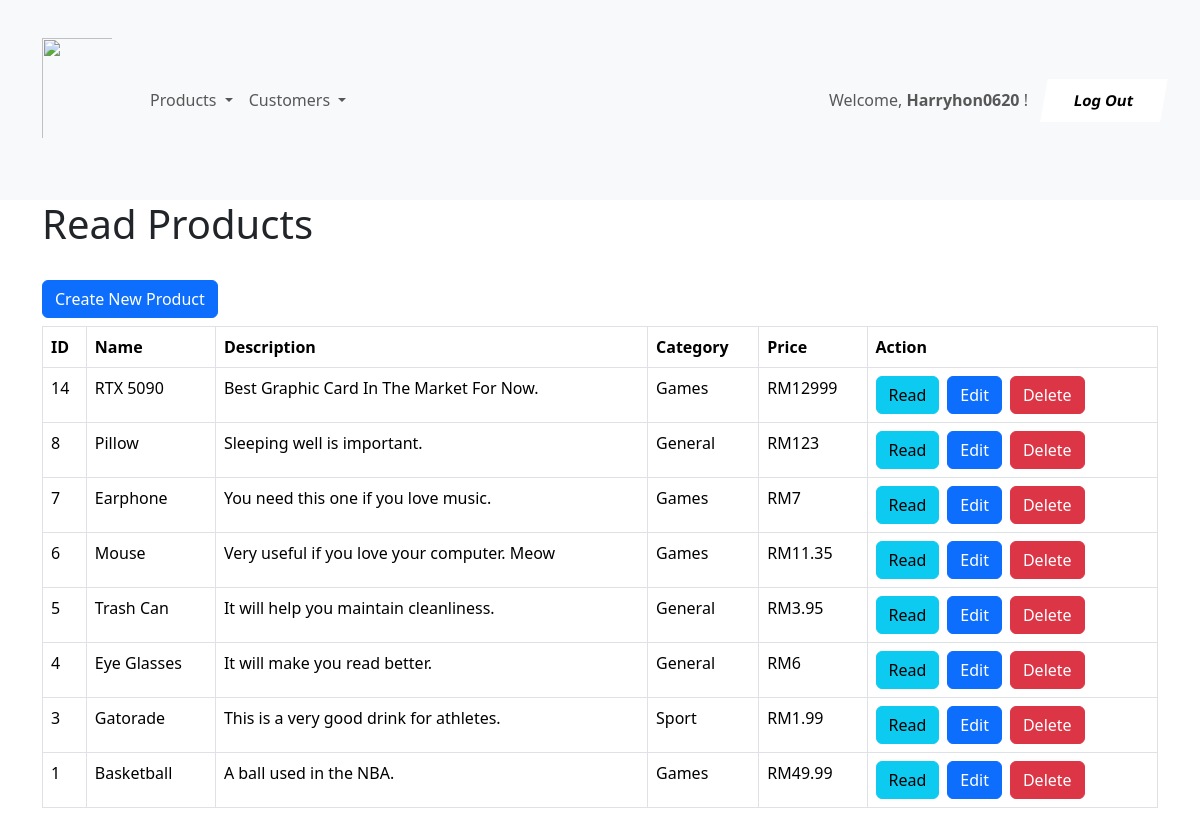
The app's page /shop/product_listing.php (signed in) with its own data.
### tables this page shows
CREATE TABLE IF NOT EXISTS `products` (
  `id` int NOT NULL AUTO_INCREMENT,
  `name` varchar(128) NOT NULL,
  `description` text NOT NULL,
  `product_cat` int NOT NULL,
  `price` double NOT NULL,
  `promotion_price` double NOT NULL,
  `manufacture_date` datetime NOT NULL,
  `expired_date` datetime NOT NULL,
  `created` datetime NOT NULL,
  `modified` timestamp NOT NULL DEFAULT CURRENT_TIMESTAMP ON UPDATE CURRENT_TIMESTAMP,
  PRIMARY KEY (`id`)
);

CREATE TABLE IF NOT EXISTS `product_cat` (
  `product_cat_id` int NOT NULL,
  `product_cat_name` varchar(128) NOT NULL,
  `product_cat_description` text NOT NULL,
  PRIMARY KEY (`product_cat_id`)
);

### shop/product_listing.php (the view, shortened to what this page needs)
<!DOCTYPE HTML>
<html>
<head>
    <link href="https://cdn.jsdelivr.net/npm/bootstrap@5.3.3/dist/css/bootstrap.min.css" rel="stylesheet">
</head>
<body>
    <?php
    include 'menu.php';
    ?>
    <div class="container">
        <div class="page-header">
            <h1>Read Products</h1>
        </div>
        <?php
        include 'config/database.php';
        $query = "SELECT id, name, description, price, product_cat_name FROM products
        INNER JOIN product_cat ON products.product_cat = product_cat.product_cat_id ORDER BY id DESC";
        $stmt = $con->prepare($query);
        $stmt->execute();
        $num = $stmt->rowCount();
        echo "<br> <a href='product_create.php' class='btn btn-primary m-b-1em mb-2'>Create New Product</a>";
        if ($num > 0) {
            echo "<table class='table table-hover table-responsive table-bordered'>";
            echo "<tr>";
            echo "<th>ID</th>";
            echo "<th>Name</th>";
            echo "<th>Description</th>";
            echo "<th>Category</th>";
            echo "<th>Price</th>";
            echo "<th>Action</th>";
            echo "</tr>";
            while ($row = $stmt->fetch(PDO::FETCH_ASSOC)) {
                extract($row);
                echo "<tr>";
                echo "<td>{$id}</td>";
                echo "<td>{$name}</td>";
                echo "<td>{$description}</td>";
                echo "<td>{$product_cat_name}</td>";
                echo "<td>RM{$price}</td>";
                echo "<td>";
                echo "<a href='product_details.php?id={$id}' class='btn btn-info m-r-1em me-2'>Read</a>";
                echo "<a href='product_update.php?id={$id}' class='btn btn-primary m-r-1em me-2'>Edit</a>";
                echo "<a href='#' onclick='delete_user({$id});'  class='btn btn-danger me-2'>Delete</a>";
                echo "</td>";
                echo "</tr>";
            }
            echo "</table>";
        }
        else {
            echo "<div class='alert alert-danger'>No records found.</div>";
        }
        ?>
    </div>
</body>
</html>

### shop/menu.php (shortened to what this page needs)
<nav class="navbar navbar-expand-lg bg-body-tertiary">
    <div class="container-fluid">
        <a href="https://zenless.hoyoverse.com/en-us/" target="blank">
            <img class="mb-4"
                src="https://upload-os-bbs.hoyolab.com/upload/2022/06/13/100427891/51296d07ef153ca7dd744dc31874d548_4734072724131588175.png"
                alt="" width="130" height="160" style="padding: 30px; border-radius: 10px;">
        </a>
        <div class="collapse navbar-collapse" id="navbarNav">
            <ul class="navbar-nav">
                <li class="nav-item dropdown">
                    <a class="nav-link dropdown-toggle" href="#" role="button" data-bs-toggle="dropdown"
                        aria-expanded="false">
                        Products
                    </a>
                </li>
                <li class="nav-item dropdown">
                    <a class="nav-link dropdown-toggle" href="#" role="button" data-bs-toggle="dropdown"
                        aria-expanded="false">
                        Customers
                    </a>
                </li>
            </ul>
        </div>
        <ul class="navbar-nav ms-auto d-flex align-items-center">
            <li class="nav-item">
                <span class="navbar-text me-3">
                    Welcome, <strong id="username"><?php echo $_SESSION['username']; ?> </strong>!
                </span>
            </li>
            <li class="nav-item me-4">
                <span>
                    <a class="button-c" href="logout.php">Log Out</a>
                </span>
            </li>
        </ul>
    </div>
</nav>

### shop/menu.php (style rules this page uses)
.button-c { background: #fff; border: none; padding: 10px 25px 10px 30px; display: inline-block; font-size: 15px; font-weight: 600; width: 120px; cursor: pointer; transform: skew(-10deg); text-decoration: none; color: black; }
.button-c::before { content: ''; position: absolute; top: 0; bottom: 0; right: 100%; left: 0; background: rgb(20, 20, 20); opacity: 0; z-index: -1; transition: all 0.35s; }

### records on screen
products: id "14", name "RTX 5090", description "Best Graphic Card In The Market For Now.", product_cat.product_cat_name "Games", price "12999"
products: id "8", name "Pillow", description "Sleeping well is important.", product_cat.product_cat_name "General", price "123"
products: id "7", name "Earphone", description "You need this one if you love music.", product_cat.product_cat_name "Games", price "7"
products: id "6", name "Mouse", description "Very useful if you love your computer. Meow", product_cat.product_cat_name "Games", price "11.35"
products: id "5", name "Trash Can", description "It will help you maintain cleanliness.", product_cat.product_cat_name "General", price "3.95"
products: id "4", name "Eye Glasses", description "It will make you read better.", product_cat.product_cat_name "General", price "6"
products: id "3", name "Gatorade", description "This is a very good drink for athletes.", product_cat.product_cat_name "Sport", price "1.99"
products: id "1", name "Basketball", description "A ball used in the NBA.", product_cat.product_cat_name "Games", price "49.99"

### other values on screen
$_SESSION['username'] "Harryhon0620"
